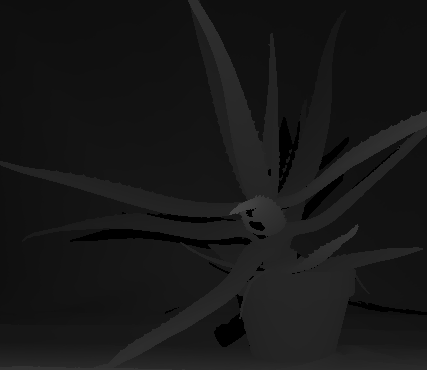
#> input picture images/Aloe/true_disp.png, 427 x 370 px, given in place of view1.png, which was not available
$ python project.py images/Aloe/true_disp.png
#> lines starting #> are read from the running program, lines starting #| are printed output that depends on the picture; pictures that were not available may be replaced by others from this repository, and a replacement may not be noted
### graph_cuts_stereo.py
import cv2
import maxflow
import numpy as np
import random

VAR_ALPHA = -1
VAR_ABSENT = -2
NEIGHBORS = [[0, 1], [1, 0]]

class GraphCutsStereo:
    def __init__(self, left_image, right_image):
        self.num_rows, self.num_cols = left_image.shape[:2]
        self.left_image = cv2.cvtColor(left_image, cv2.COLOR_BGR2GRAY).astype(int)
        self.right_image = cv2.cvtColor(right_image, cv2.COLOR_BGR2GRAY).astype(int)

        self.max_disparity = int(0.15 * self.num_cols)
        self.I_disp = list(range(self.max_disparity))
        self.done = [False for i in range(len(self.I_disp))]

        self.d_left = np.full((self.num_rows, self.num_cols), -1)
        self.d_right = np.full((self.num_rows, self.num_cols), -1)

        self.K = 30
        self.lambda_smooth = 10
        self.trim_cutoff = 30
        self.curr_energy = float('inf')
        self.constant_additional_cut_cost = 0
        self.vars_A = np.zeros((self.num_rows, self.num_cols), dtype=int)
        self.vars_0 = np.zeros((self.num_rows, self.num_cols), dtype=int)

    def reset_state(self):
        self.constant_additional_cut_cost = 0
        self.vars_A = np.zeros((self.num_rows, self.num_cols), dtype=int)
        self.vars_0 = np.zeros((self.num_rows, self.num_cols), dtype=int)

    # [43 lines left out: function add_nodes, not called in this run]

    def calculate_D_prime(self, I_p, I_q):
        return min(self.trim_cutoff, np.abs(I_p - I_q)) ** 2 - self.K

    # [140 lines left out: functions create_data_occlusion_edges, add_term2, create_smoothness_edges, create_unique_edges, update_d_left_right, not called in this run]

    def alpha_expansion(self, alpha):
        self.reset_state()

        # Initialize graph
        approx_num_vertices = self.num_rows * self.num_cols
        approx_num_edges = 4 * approx_num_vertices
        g = maxflow.Graph[int](approx_num_vertices, approx_num_edges)

        # Create graph
        nodes = self.add_nodes(g, alpha)
        self.create_data_occlusion_edges(g, alpha)
        self.create_smoothness_edges(g, alpha)
        self.create_unique_edges(g, alpha)

        # Calculate new energy
        max_flow = g.maxflow()
        new_energy = max_flow + self.constant_additional_cut_cost

        # Update state if energy decreases
        if new_energy < self.curr_energy:
            self.curr_energy = new_energy
            self.update_d_left_right(g, alpha)
            return True

        return False

    def expansion_move(self):
        random.shuffle(self.I_disp)

        for alpha in self.I_disp:
            if not self.done[alpha]:
                improved = self.alpha_expansion(alpha)

                if improved:
                    self.done = [False for i in range(len(self.I_disp))]

                self.done[alpha] = True

                if all(self.done):
                    return

    def minimize_energy(self):
        while not all(self.done):
            self.expansion_move()

        # Set disparity of occluded pixels to 0 before returning
        self.d_left[self.d_left == -1] = 0
        return self.d_left

### project.py
import cv2
import graph_cuts_stereo
import numpy as np
import os
import sys

from matplotlib import pyplot as plt
from numba import njit, cuda

# I/O directories
input_dir = "images"
output_dir = "./"

# [61 lines left out: functions get_ssd_disparity_map, fast_get_ssd_disparity_map, not called in this run]

def get_gc_disparity_map(left_image, right_image):
    gc_stereo_method = graph_cuts_stereo.GraphCutsStereo(left_image, right_image)
    disparity_map = gc_stereo_method.minimize_energy()

    return disparity_map

if __name__ == '__main__':
    if len(sys.argv) < 2:
        print('Please provide a scene name.')
        exit()

    # Read scene name and associated images
    scene_name = sys.argv[1]
    left_image = cv2.imread(os.path.join(input_dir, scene_name, 'view1.png'))
#> left_image is the input picture: shape (370, 427, 3); min 0, max 70, mean 23.1
    right_image = cv2.imread(os.path.join(input_dir, scene_name, 'view5.png'))
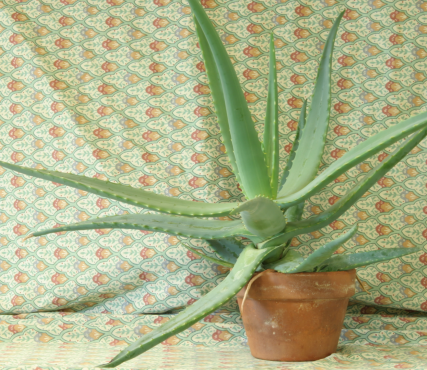
#> input picture images/Aloe/left.png, 427 x 370 px, given in place of view5.png, which was not available
#> right_image is the input picture: shape (370, 427, 3); mean B, G, R 135.7, 176.3, 170.3

    # Resize images (so runtimes fall within a reasonable range)
    num_rows, num_cols = left_image.shape[:2]
#> num_rows = 370; num_cols = 427
    resized_now_rows = 250      # Restrict all images to have 200 rows
    resized_num_cols = int((resized_now_rows / num_rows) * num_cols)
#> resized_num_cols = 288
    resized_left_image = cv2.resize(left_image, (resized_num_cols, resized_now_rows))
    resized_right_image = cv2.resize(right_image, (resized_num_cols, resized_now_rows))
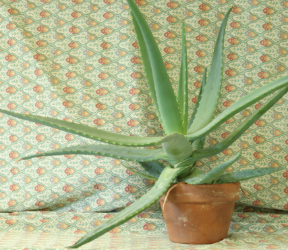
#> resized_right_image: shape (250, 288, 3); mean B, G, R 135.6, 176.1, 170.1

    run_ssd = False
    run_gc = True

    if run_ssd:
        # Calculate SSD disparity map
        window_radius = 4
        # ssd_disp_map = get_ssd_disparity_map(resized_left_image, resized_right_image, window_radius)
        # ssd_disp_map = cv2.normalize(ssd_disp_map, None, 0, 255, cv2.NORM_MINMAX).astype(np.uint8)

        # # Save SSD disparity map
        # cv2.imwrite(os.path.join(output_dir, scene_name + '_ssd_disp.png'), ssd_disp_map)


        # Preprocess image
        num_rows, num_cols = left_image.shape[:2]
        left_image = cv2.cvtColor(left_image, cv2.COLOR_BGR2GRAY).astype(int)
        left_image_padded = cv2.copyMakeBorder(left_image, window_radius, window_radius, window_radius, window_radius, cv2.BORDER_REFLECT_101)
        right_image = cv2.cvtColor(right_image, cv2.COLOR_BGR2GRAY).astype(int)
        right_image_padded = cv2.copyMakeBorder(right_image, window_radius, window_radius, window_radius, window_radius, cv2.BORDER_REFLECT_101)

        ssd_disp_map = fast_get_ssd_disparity_map(left_image_padded, right_image_padded, num_rows, num_cols, window_radius)
        ssd_disp_map = cv2.normalize(ssd_disp_map, None, 0, 255, cv2.NORM_MINMAX).astype(np.uint8)
        cv2.imwrite(os.path.join(output_dir, scene_name + '_ssd_disp.png'), ssd_disp_map)


    if run_gc:
        # Calculate graph cut disparity map
        gc_disp_map_left = get_gc_disparity_map(resized_left_image, resized_right_image)
#> in __init__, `self.left_image = cv2.cvtColor(left_image, cv2.COLOR_BGR2GRAY).astype(..`:
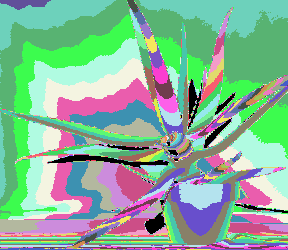
#> self.left_image: shape (250, 288) int64; 71 distinct labels, from 0 to 70; one colour per label, 0 black
#> in __init__, `self.right_image = cv2.cvtColor(right_image, cv2.COLOR_BGR2GRAY).astyp..`:
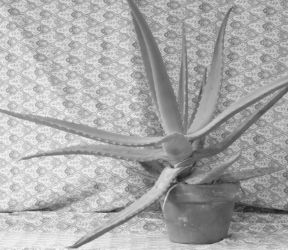
#> self.right_image: shape (250, 288) int64; min 28, max 243, mean 169.7
#> (the run stopped early here; a loop or call above may not have finished)
